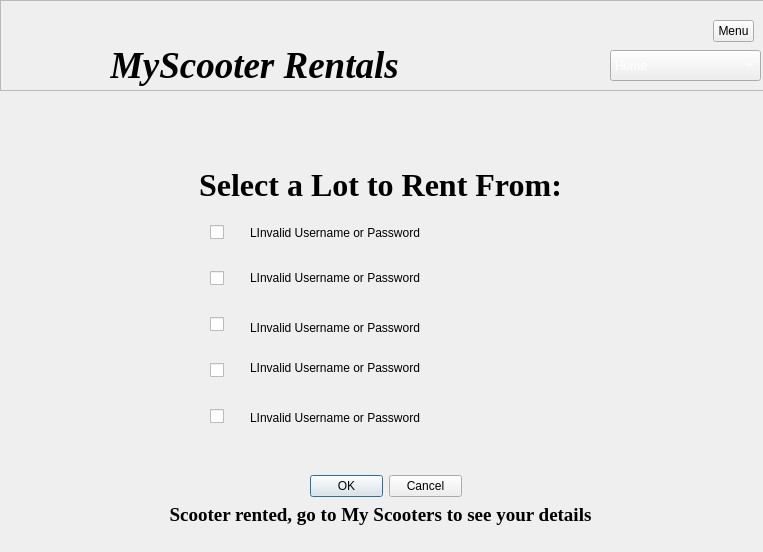
<?xml version="1.0" encoding="UTF-8"?>
<ui version="4.0">
 <class>rentScooter</class>
 <widget class="QDialog" name="rentScooter">
  <property name="geometry">
   <rect>
    <x>0</x>
    <y>0</y>
    <width>763</width>
    <height>552</height>
   </rect>
  </property>
  <property name="windowTitle">
   <string>Dialog</string>
  </property>
  <widget class="QFrame" name="frame">
   <property name="geometry">
    <rect>
     <x>0</x>
     <y>0</y>
     <width>771</width>
     <height>91</height>
    </rect>
   </property>
   <property name="frameShape">
    <enum>QFrame::StyledPanel</enum>
   </property>
   <property name="frameShadow">
    <enum>QFrame::Raised</enum>
   </property>
   <widget class="QLabel" name="label_2">
    <property name="geometry">
     <rect>
      <x>110</x>
      <y>40</y>
      <width>441</width>
      <height>50</height>
     </rect>
    </property>
    <property name="font">
     <font>
      <family>Times New Roman</family>
      <pointsize>28</pointsize>
      <italic>true</italic>
      <bold>true</bold>
     </font>
    </property>
    <property name="text">
     <string>MyScooter Rentals</string>
    </property>
   </widget>
   <widget class="QLabel" name="label">
    <property name="geometry">
     <rect>
      <x>10</x>
      <y>0</y>
      <width>81</width>
      <height>81</height>
     </rect>
    </property>
    <property name="text">
     <string/>
    </property>
    <property name="pixmap">
     <pixmap>../scooter.png</pixmap>
    </property>
    <property name="scaledContents">
     <bool>true</bool>
    </property>
    <property name="wordWrap">
     <bool>false</bool>
    </property>
   </widget>
   <widget class="QComboBox" name="comboBox">
    <property name="geometry">
     <rect>
      <x>610</x>
      <y>50</y>
      <width>151</width>
      <height>31</height>
     </rect>
    </property>
    <property name="palette">
     <palette>
      <active>
       <colorrole role="Text">
        <brush brushstyle="SolidPattern">
         <color alpha="255">
          <red>255</red>
          <green>255</green>
          <blue>255</blue>
         </color>
        </brush>
       </colorrole>
       <colorrole role="ButtonText">
        <brush brushstyle="SolidPattern">
         <color alpha="255">
          <red>255</red>
          <green>255</green>
          <blue>255</blue>
         </color>
        </brush>
       </colorrole>
      </active>
      <inactive>
       <colorrole role="Text">
        <brush brushstyle="SolidPattern">
         <color alpha="255">
          <red>255</red>
          <green>255</green>
          <blue>255</blue>
         </color>
        </brush>
       </colorrole>
       <colorrole role="ButtonText">
        <brush brushstyle="SolidPattern">
         <color alpha="255">
          <red>255</red>
          <green>255</green>
          <blue>255</blue>
         </color>
        </brush>
       </colorrole>
      </inactive>
      <disabled/>
     </palette>
    </property>
    <item>
     <property name="text">
      <string>Home</string>
     </property>
    </item>
    <item>
     <property name="text">
      <string>Rent a Scooter</string>
     </property>
    </item>
    <item>
     <property name="text">
      <string>My Scooters</string>
     </property>
    </item>
    <item>
     <property name="text">
      <string>Settings</string>
     </property>
    </item>
    <item>
     <property name="text">
      <string>Log Out</string>
     </property>
    </item>
   </widget>
   <widget class="QToolButton" name="toolButton">
    <property name="geometry">
     <rect>
      <x>713</x>
      <y>20</y>
      <width>41</width>
      <height>22</height>
     </rect>
    </property>
    <property name="text">
     <string>Menu</string>
    </property>
   </widget>
  </widget>
  <widget class="QWidget" name="verticalLayoutWidget">
   <property name="geometry">
    <rect>
     <x>210</x>
     <y>200</y>
     <width>421</width>
     <height>251</height>
    </rect>
   </property>
   <layout class="QVBoxLayout" name="verticalLayout">
    <item>
     <widget class="QCheckBox" name="checkBox">
      <property name="text">
       <string/>
      </property>
     </widget>
    </item>
    <item>
     <widget class="QCheckBox" name="checkBox_2">
      <property name="text">
       <string/>
      </property>
     </widget>
    </item>
    <item>
     <widget class="QCheckBox" name="checkBox_3">
      <property name="text">
       <string/>
      </property>
     </widget>
    </item>
    <item>
     <widget class="QCheckBox" name="checkBox_4">
      <property name="text">
       <string/>
      </property>
     </widget>
    </item>
    <item>
     <widget class="QCheckBox" name="checkBox_5">
      <property name="text">
       <string/>
      </property>
     </widget>
    </item>
   </layout>
  </widget>
  <widget class="QLabel" name="label_5">
   <property name="geometry">
    <rect>
     <x>0</x>
     <y>170</y>
     <width>761</width>
     <height>30</height>
    </rect>
   </property>
   <property name="font">
    <font>
     <family>Times New Roman</family>
     <pointsize>24</pointsize>
     <italic>false</italic>
     <bold>true</bold>
    </font>
   </property>
   <property name="text">
    <string>Select a Lot to Rent From:</string>
   </property>
   <property name="alignment">
    <set>Qt::AlignCenter</set>
   </property>
  </widget>
  <widget class="QLabel" name="label_3">
   <property name="geometry">
    <rect>
     <x>230</x>
     <y>110</y>
     <width>301</width>
     <height>16</height>
    </rect>
   </property>
   <property name="text">
    <string/>
   </property>
  </widget>
  <widget class="QDialogButtonBox" name="buttonBox">
   <property name="geometry">
    <rect>
     <x>310</x>
     <y>470</y>
     <width>152</width>
     <height>32</height>
    </rect>
   </property>
   <property name="standardButtons">
    <set>QDialogButtonBox::Cancel|QDialogButtonBox::Ok</set>
   </property>
  </widget>
  <widget class="QWidget" name="verticalLayoutWidget_2">
   <property name="geometry">
    <rect>
     <x>180</x>
     <y>200</y>
     <width>31</width>
     <height>241</height>
    </rect>
   </property>
   <layout class="QVBoxLayout" name="verticalLayout_2">
    <item>
     <widget class="QLabel" name="label_11">
      <property name="maximumSize">
       <size>
        <width>20</width>
        <height>20</height>
       </size>
      </property>
      <property name="text">
       <string/>
      </property>
      <property name="pixmap">
       <pixmap>../scooter.png</pixmap>
      </property>
      <property name="scaledContents">
       <bool>true</bool>
      </property>
     </widget>
    </item>
    <item>
     <widget class="QLabel" name="label_10">
      <property name="maximumSize">
       <size>
        <width>20</width>
        <height>20</height>
       </size>
      </property>
      <property name="text">
       <string/>
      </property>
      <property name="pixmap">
       <pixmap>../scooter.png</pixmap>
      </property>
      <property name="scaledContents">
       <bool>true</bool>
      </property>
     </widget>
    </item>
    <item>
     <widget class="QLabel" name="label_4">
      <property name="maximumSize">
       <size>
        <width>20</width>
        <height>20</height>
       </size>
      </property>
      <property name="text">
       <string/>
      </property>
      <property name="pixmap">
       <pixmap>../scooter.png</pixmap>
      </property>
      <property name="scaledContents">
       <bool>true</bool>
      </property>
     </widget>
    </item>
    <item>
     <widget class="QLabel" name="label_12">
      <property name="maximumSize">
       <size>
        <width>20</width>
        <height>20</height>
       </size>
      </property>
      <property name="text">
       <string/>
      </property>
      <property name="pixmap">
       <pixmap>../scooter.png</pixmap>
      </property>
      <property name="scaledContents">
       <bool>true</bool>
      </property>
     </widget>
    </item>
    <item>
     <widget class="QLabel" name="label_13">
      <property name="maximumSize">
       <size>
        <width>20</width>
        <height>20</height>
       </size>
      </property>
      <property name="text">
       <string/>
      </property>
      <property name="pixmap">
       <pixmap>../scooter.png</pixmap>
      </property>
      <property name="scaledContents">
       <bool>true</bool>
      </property>
     </widget>
    </item>
   </layout>
  </widget>
  <widget class="QLabel" name="label_6">
   <property name="geometry">
    <rect>
     <x>0</x>
     <y>500</y>
     <width>761</width>
     <height>30</height>
    </rect>
   </property>
   <property name="font">
    <font>
     <family>Times New Roman</family>
     <pointsize>14</pointsize>
     <italic>false</italic>
     <bold>true</bold>
    </font>
   </property>
   <property name="text">
    <string>Scooter rented, go to My Scooters to see your details</string>
   </property>
   <property name="alignment">
    <set>Qt::AlignCenter</set>
   </property>
  </widget>
  <widget class="QLabel" name="label_20">
   <property name="geometry">
    <rect>
     <x>250</x>
     <y>225</y>
     <width>375</width>
     <height>16</height>
    </rect>
   </property>
   <property name="text">
    <string>LInvalid Username or Password</string>
   </property>
  </widget>
  <widget class="QLabel" name="label_21">
   <property name="geometry">
    <rect>
     <x>250</x>
     <y>270</y>
     <width>421</width>
     <height>16</height>
    </rect>
   </property>
   <property name="text">
    <string>LInvalid Username or Password</string>
   </property>
  </widget>
  <widget class="QLabel" name="label_22">
   <property name="geometry">
    <rect>
     <x>250</x>
     <y>320</y>
     <width>421</width>
     <height>16</height>
    </rect>
   </property>
   <property name="text">
    <string>LInvalid Username or Password</string>
   </property>
  </widget>
  <widget class="QLabel" name="label_23">
   <property name="geometry">
    <rect>
     <x>250</x>
     <y>360</y>
     <width>421</width>
     <height>16</height>
    </rect>
   </property>
   <property name="text">
    <string>LInvalid Username or Password</string>
   </property>
  </widget>
  <widget class="QLabel" name="label_24">
   <property name="geometry">
    <rect>
     <x>250</x>
     <y>410</y>
     <width>421</width>
     <height>16</height>
    </rect>
   </property>
   <property name="text">
    <string>LInvalid Username or Password</string>
   </property>
  </widget>
 </widget>
 <resources/>
 <connections/>
</ui>
